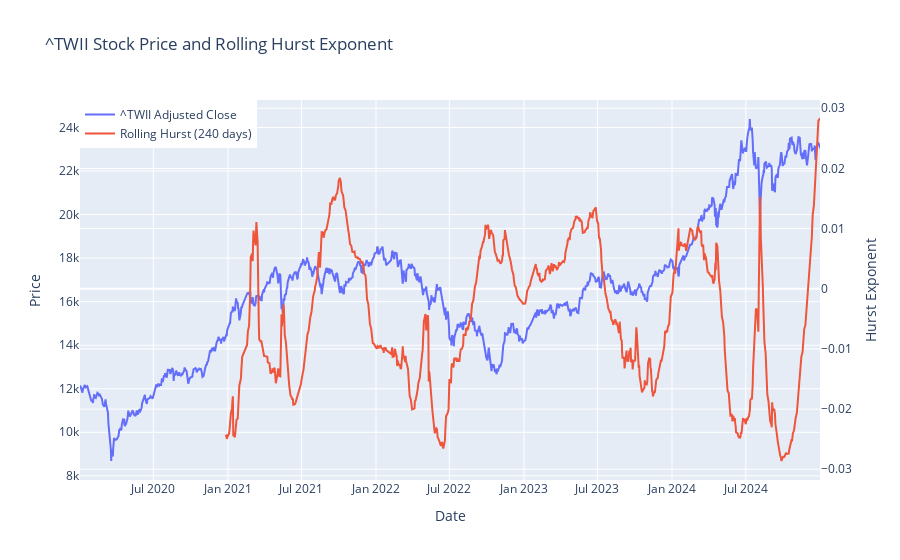

The notebook cell saved with this chart:
### Code cell
import numpy as np
import pandas as pd
import yfinance as yf
import matplotlib.pyplot as plt
import plotly.graph_objects as go

def hurst_exponent(ts, max_lag=100):
    lags = np.array(range(2, max_lag))  # Convert range to NumPy array
    tau = [np.std(np.subtract(ts[lag:], ts[:-lag])) for lag in lags]
    
    log_lags = np.log(lags)  # Ensure lags is a NumPy array
    log_tau = np.log(tau)
    hurst, _ = np.polyfit(log_lags, log_tau, 1)
    return hurst

# Download stock data
def get_stock_hurst(ticker, start='2020-01-01', end='2025-01-01', window=240):
    stock_data = yf.download(ticker, start=start, end=end)['Adj Close']
    returns = np.log(stock_data / stock_data.shift(1)).dropna()
    
    rolling_hurst = returns.rolling(window).apply(hurst_exponent, raw=True)
    H = hurst_exponent(returns.values)
    return H, stock_data, rolling_hurst

# Example: Analyze AAPL stock
if __name__ == "__main__":
    ticker = '^TWII'  # Change to any stock symbol
    H, prices, rolling_hurst = get_stock_hurst(ticker)
    
    print(f'Hurst Exponent for {ticker}: {H:.4f}')
    
    # Plot using Plotly
    fig = go.Figure()
    fig.add_trace(go.Scatter(x=prices.index, y=prices, mode='lines', name=f'{ticker} Adjusted Close'))
    fig.add_trace(go.Scatter(x=rolling_hurst.index, y=rolling_hurst, mode='lines', name='Rolling Hurst (240 days)', yaxis='y2'))
    
    fig.update_layout(
        title=f'{ticker} Stock Price and Rolling Hurst Exponent',
        xaxis_title='Date',
        yaxis=dict(title='Price', side='left'),
        yaxis2=dict(title='Hurst Exponent', overlaying='y', side='right'),
        legend=dict(x=0, y=1),
    )
    fig.show()
    
    # Interpretation
    if H < 0.5:
        print("The stock is likely mean-reverting.")
    elif H > 0.5:
        print("The stock is likely trending.")
    else:
        print("The stock behaves like a random walk.")

### Figure 1 — Plotly figure (JSON) as saved in the notebook; plotly's stock layout.template omitted (floating-point values rounded to 4 significant figures; data arrays with more than 128 entries replaced by an {"elided": "..."} marker saying what was removed)
{"data": [{"mode": "lines", "name": "^TWII Adjusted Close", "type": "scatter", "x": {"elided": "1215 str values"}, "y": {"elided": "1215 float values"}}, {"mode": "lines", "name": "Rolling Hurst (240 days)", "type": "scatter", "x": {"elided": "1214 str values"}, "y": {"elided": "1214 float values"}, "yaxis": "y2"}], "layout": {"legend": {"x": 0, "y": 1}, "title": {"text": "^TWII Stock Price and Rolling Hurst Exponent"}, "xaxis": {"title": {"text": "Date"}}, "yaxis": {"side": "left", "title": {"text": "Price"}}, "yaxis2": {"overlaying": "y", "side": "right", "title": {"text": "Hurst Exponent"}}}}
